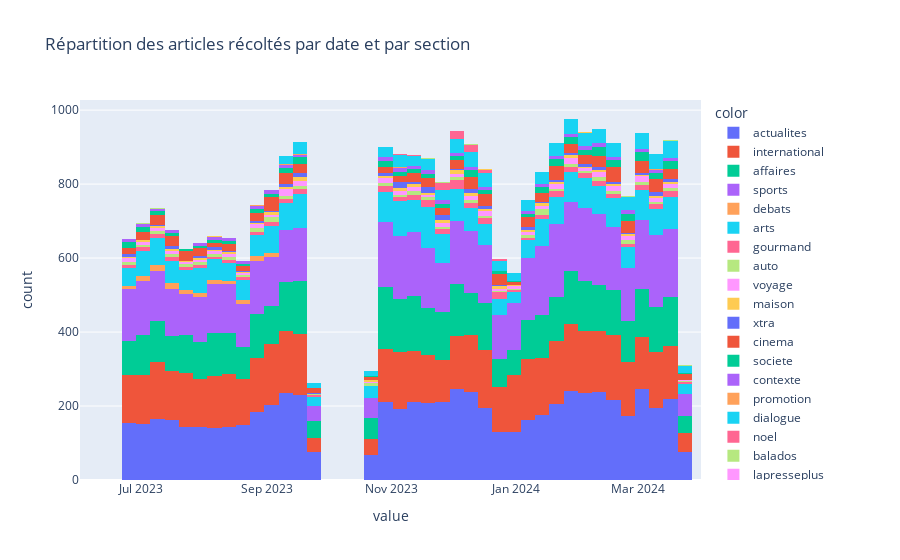

Source (notebook cell):
### Code cell
import plotly.express as px

px.histogram(df["url_date"], title="Répartition des articles récoltés par date et par section", color=df["section_1"], range_x=["2023-06-01", "2024-04-01"])

### Figure 1 — Plotly figure (JSON) as saved in the notebook; plotly's stock layout.template omitted (floating-point values rounded to 4 significant figures; data arrays with more than 128 entries replaced by an {"elided": "..."} marker saying what was removed)
{"data": [{"alignmentgroup": "True", "bingroup": "x", "hovertemplate": "color=actualites<br>value=%{x}<br>count=%{y}<extra></extra>", "legendgroup": "actualites", "marker": {"color": "#636efa", "pattern": {"shape": ""}}, "name": "actualites", "offsetgroup": "actualites", "orientation": "v", "showlegend": true, "type": "histogram", "x": {"elided": "6698 str values"}, "xaxis": "x", "yaxis": "y"}, {"alignmentgroup": "True", "bingroup": "x", "hovertemplate": "color=international<br>value=%{x}<br>count=%{y}<extra></extra>", "legendgroup": "international", "marker": {"color": "#EF553B", "pattern": {"shape": ""}}, "name": "international", "offsetgroup": "international", "orientation": "v", "showlegend": true, "type": "histogram", "x": {"elided": "5176 str values"}, "xaxis": "x", "yaxis": "y"}, {"alignmentgroup": "True", "bingroup": "x", "hovertemplate": "color=affaires<br>value=%{x}<br>count=%{y}<extra></extra>", "legendgroup": "affaires", "marker": {"color": "#00cc96", "pattern": {"shape": ""}}, "name": "affaires", "offsetgroup": "affaires", "orientation": "v", "showlegend": true, "type": "histogram", "x": {"elided": "4173 str values"}, "xaxis": "x", "yaxis": "y"}, {"alignmentgroup": "True", "bingroup": "x", "hovertemplate": "color=sports<br>value=%{x}<br>count=%{y}<extra></extra>", "legendgroup": "sports", "marker": {"color": "#ab63fa", "pattern": {"shape": ""}}, "name": "sports", "offsetgroup": "sports", "orientation": "v", "showlegend": true, "type": "histogram", "x": {"elided": "5442 str values"}, "xaxis": "x", "yaxis": "y"}, {"alignmentgroup": "True", "bingroup": "x", "hovertemplate": "color=debats<br>value=%{x}<br>count=%{y}<extra></extra>", "legendgroup": "debats", "marker": {"color": "#FFA15A", "pattern": {"shape": ""}}, "name": "debats", "offsetgroup": "debats", "orientation": "v", "showlegend": true, "type": "histogram", "x": ["2023-08-26T00:00:00", "2023-08-26T00:00:00", "2023-08-25T00:00:00", "2023-08-25T00:00:00", "2023-08-24T00:00:00", "2023-08-29T00:00:00", "2023-08-29T00:00:00", "2023-08-29T00:00:00", "2023-08-28T00:00:00", "2023-08-28T00:00:00", "2023-08-28T00:00:00", "2023-08-28T00:00:00", "2023-09-01T00:00:00", "2023-08-31T00:00:00", "2023-09-04T00:00:00", "2023-09-04T00:00:00", "2023-09-02T00:00:00", "2023-09-02T00:00:00", "2023-09-06T00:00:00", "2023-09-06T00:00:00", "2023-09-06T00:00:00", "2023-09-06T00:00:00", "2023-09-05T00:00:00", "2023-06-24T00:00:00", "2023-06-24T00:00:00", "2023-06-23T00:00:00", "2023-06-28T00:00:00", "2023-06-28T00:00:00", "2023-06-27T00:00:00", "2023-06-27T00:00:00", "2023-06-27T00:00:00", "2023-07-01T00:00:00", "2023-07-01T00:00:00", "2023-07-01T00:00:00", "2023-06-30T00:00:00", "2023-06-29T00:00:00", "2023-06-29T00:00:00", "2023-06-29T00:00:00", "2023-07-04T00:00:00", "2023-07-04T00:00:00", "2023-07-04T00:00:00", "2023-07-03T00:00:00", "2023-07-07T00:00:00", "2023-07-07T00:00:00", "2023-07-06T00:00:00", "2023-07-06T00:00:00", "2023-07-06T00:00:00", "2023-07-05T00:00:00", "2023-07-05T00:00:00", "2023-07-05T00:00:00", "2023-07-10T00:00:00", "2023-07-10T00:00:00", "2023-07-08T00:00:00", "2023-07-08T00:00:00", "2023-07-08T00:00:00", "2023-07-13T00:00:00", "2023-07-13T00:00:00", "2023-07-13T00:00:00", "2023-07-13T00:00:00", "2023-07-12T00:00:00", "2023-07-12T00:00:00", "2023-07-11T00:00:00", "2023-07-11T00:00:00", "2023-07-15T00:00:00", "2023-07-15T00:00:00", "2023-07-14T00:00:00", "2023-07-14T00:00:00", "2023-07-19T00:00:00", "2023-07-19T00:00:00", "2023-07-18T00:00:00", "2023-07-18T00:00:00", "2023-07-17T00:00:00", "2023-07-17T00:00:00", "2023-07-17T00:00:00", "2023-07-22T00:00:00", "2023-07-22T00:00:00", "2023-07-22T00:00:00", "2023-07-21T00:00:00", "2023-07-21T00:00:00", "2023-07-20T00:00:00", "2023-07-20T00:00:00", "2023-07-20T00:00:00", "2023-07-26T00:00:00", "2023-07-26T00:00:00", "2023-07-25T00:00:00", "2023-07-25T00:00:00", "2023-07-29T00:00:00", "2023-07-29T00:00:00", "2023-07-28T00:00:00", "2023-07-28T00:00:00", "2023-07-28T00:00:00", "2023-07-27T00:00:00", "2023-08-01T00:00:00", "2023-08-01T00:00:00", "2023-07-31T00:00:00", "2023-08-04T00:00:00", "2023-08-04T00:00:00", "2023-08-04T00:00:00", "2023-08-03T00:00:00", "2023-08-02T00:00:00", "2023-08-07T00:00:00", "2023-08-05T00:00:00", "2023-08-05T00:00:00", "2023-08-10T00:00:00", "2023-08-09T00:00:00", "2023-08-08T00:00:00", "2023-08-08T00:00:00", "2023-08-12T00:00:00", "2023-08-12T00:00:00", "2023-08-11T00:00:00", "2023-08-11T00:00:00", "2023-08-16T00:00:00", "2023-08-15T00:00:00", "2023-08-14T00:00:00", "2023-08-15T00:00:00", "2023-08-19T00:00:00", "2023-08-19T00:00:00", "2023-08-19T00:00:00", "2023-08-18T00:00:00", "2023-08-18T00:00:00", "2023-08-18T00:00:00", "2023-08-17T00:00:00", "2023-08-22T00:00:00", "2023-08-22T00:00:00", "2023-08-21T00:00:00", "2023-08-21T00:00:00"], "xaxis": "x", "yaxis": "y"}, {"alignmentgroup": "True", "bingroup": "x", "hovertemplate": "color=arts<br>value=%{x}<br>count=%{y}<extra></extra>", "legendgroup": "arts", "marker": {"color": "#19d3f3", "pattern": {"shape": ""}}, "name": "arts", "offsetgroup": "arts", "orientation": "v", "showlegend": true, "type": "histogram", "x": {"elided": "2447 str values"}, "xaxis": "x", "yaxis": "y"}, {"alignmentgroup": "True", "bingroup": "x", "hovertemplate": "color=gourmand<br>value=%{x}<br>count=%{y}<extra></extra>", "legendgroup": "gourmand", "marker": {"color": "#FF6692", "pattern": {"shape": ""}}, "name": "gourmand", "offsetgroup": "gourmand", "orientation": "v", "showlegend": true, "type": "histogram", "x": {"elided": "417 str values"}, "xaxis": "x", "yaxis": "y"}, {"alignmentgroup": "True", "bingroup": "x", "hovertemplate": "color=auto<br>value=%{x}<br>count=%{y}<extra></extra>", "legendgroup": "auto", "marker": {"color": "#B6E880", "pattern": {"shape": ""}}, "name": "auto", "offsetgroup": "auto", "orientation": "v", "showlegend": true, "type": "histogram", "x": {"elided": "276 str values"}, "xaxis": "x", "yaxis": "y"}, {"alignmentgroup": "True", "bingroup": "x", "hovertemplate": "color=voyage<br>value=%{x}<br>count=%{y}<extra></extra>", "legendgroup": "voyage", "marker": {"color": "#FF97FF", "pattern": {"shape": ""}}, "name": "voyage", "offsetgroup": "voyage", "orientation": "v", "showlegend": true, "type": "histogram", "x": {"elided": "354 str values"}, "xaxis": "x", "yaxis": "y"}, {"alignmentgroup": "True", "bingroup": "x", "hovertemplate": "color=maison<br>value=%{x}<br>count=%{y}<extra></extra>", "legendgroup": "maison", "marker": {"color": "#FECB52", "pattern": {"shape": ""}}, "name": "maison", "offsetgroup": "maison", "orientation": "v", "showlegend": true, "type": "histogram", "x": {"elided": "198 str values"}, "xaxis": "x", "yaxis": "y"}, {"alignmentgroup": "True", "bingroup": "x", "hovertemplate": "color=xtra<br>value=%{x}<br>count=%{y}<extra></extra>", "legendgroup": "xtra", "marker": {"color": "#636efa", "pattern": {"shape": ""}}, "name": "xtra", "offsetgroup": "xtra", "orientation": "v", "showlegend": true, "type": "histogram", "x": {"elided": "224 str values"}, "xaxis": "x", "yaxis": "y"}, {"alignmentgroup": "True", "bingroup": "x", "hovertemplate": "color=cinema<br>value=%{x}<br>count=%{y}<extra></extra>", "legendgroup": "cinema", "marker": {"color": "#EF553B", "pattern": {"shape": ""}}, "name": "cinema", "offsetgroup": "cinema", "orientation": "v", "showlegend": true, "type": "histogram", "x": {"elided": "893 str values"}, "xaxis": "x", "yaxis": "y"}, {"alignmentgroup": "True", "bingroup": "x", "hovertemplate": "color=societe<br>value=%{x}<br>count=%{y}<extra></extra>", "legendgroup": "societe", "marker": {"color": "#00cc96", "pattern": {"shape": ""}}, "name": "societe", "offsetgroup": "societe", "orientation": "v", "showlegend": true, "type": "histogram", "x": {"elided": "452 str values"}, "xaxis": "x", "yaxis": "y"}, {"alignmentgroup": "True", "bingroup": "x", "hovertemplate": "color=contexte<br>value=%{x}<br>count=%{y}<extra></extra>", "legendgroup": "contexte", "marker": {"color": "#ab63fa", "pattern": {"shape": ""}}, "name": "contexte", "offsetgroup": "contexte", "orientation": "v", "showlegend": true, "type": "histogram", "x": {"elided": "278 str values"}, "xaxis": "x", "yaxis": "y"}, {"alignmentgroup": "True", "bingroup": "x", "hovertemplate": "color=promotion<br>value=%{x}<br>count=%{y}<extra></extra>", "legendgroup": "promotion", "marker": {"color": "#FFA15A", "pattern": {"shape": ""}}, "name": "promotion", "offsetgroup": "promotion", "orientation": "v", "showlegend": true, "type": "histogram", "x": ["2023-08-30T00:00:00", "2023-09-07T00:00:00", "2023-09-08T00:00:00", "2023-09-19T00:00:00", "2023-09-19T00:00:00", "2024-01-18T00:00:00", "2024-02-08T00:00:00", "2023-11-02T00:00:00", "2023-11-06T00:00:00", "2023-11-16T00:00:00", "2024-03-11T00:00:00", "2023-12-14T00:00:00", "2023-12-19T00:00:00", "2023-08-21T00:00:00"], "xaxis": "x", "yaxis": "y"}, {"alignmentgroup": "True", "bingroup": "x", "hovertemplate": "color=dialogue<br>value=%{x}<br>count=%{y}<extra></extra>", "legendgroup": "dialogue", "marker": {"color": "#19d3f3", "pattern": {"shape": ""}}, "name": "dialogue", "offsetgroup": "dialogue", "orientation": "v", "showlegend": true, "type": "histogram", "x": {"elided": "820 str values"}, "xaxis": "x", "yaxis": "y"}, {"alignmentgroup": "True", "bingroup": "x", "hovertemplate": "color=noel<br>value=%{x}<br>count=%{y}<extra></extra>", "legendgroup": "noel", "marker": {"color": "#FF6692", "pattern": {"shape": ""}}, "name": "noel", "offsetgroup": "noel", "orientation": "v", "showlegend": true, "type": "histogram", "x": ["2023-12-24T00:00:00", "2023-12-10T00:00:00", "2023-10-31T00:00:00", "2023-11-02T00:00:00", "2023-11-14T00:00:00", "2023-11-26T00:00:00", "2023-11-25T00:00:00", "2023-11-26T00:00:00", "2023-11-29T00:00:00", "2023-11-26T00:00:00", "2023-11-28T00:00:00", "2023-11-28T00:00:00", "2023-11-26T00:00:00", "2023-11-26T00:00:00", "2023-12-02T00:00:00", "2023-11-26T00:00:00", "2023-12-01T00:00:00", "2023-11-26T00:00:00", "2023-11-26T00:00:00", "2023-11-26T00:00:00", "2023-12-05T00:00:00", "2023-11-26T00:00:00", "2023-12-04T00:00:00", "2023-11-26T00:00:00", "2023-12-03T00:00:00", "2023-11-26T00:00:00", "2023-12-08T00:00:00", "2023-12-08T00:00:00", "2023-12-03T00:00:00", "2023-12-08T00:00:00", "2023-12-08T00:00:00", "2023-11-26T00:00:00", "2023-12-07T00:00:00", "2023-11-26T00:00:00", "2023-12-06T00:00:00", "2023-11-26T00:00:00", "2023-12-11T00:00:00", "2023-12-03T00:00:00", "2023-12-11T00:00:00", "2023-12-03T00:00:00", "2023-12-10T00:00:00", "2023-12-03T00:00:00", "2023-12-03T00:00:00", "2023-12-09T00:00:00", "2023-12-03T00:00:00", "2023-12-14T00:00:00", "2023-12-03T00:00:00", "2023-12-03T00:00:00", "2023-12-13T00:00:00", "2023-12-03T00:00:00", "2023-12-03T00:00:00", "2023-12-03T00:00:00", "2023-12-12T00:00:00", "2023-12-03T00:00:00", "2023-12-17T00:00:00", "2023-12-10T00:00:00", "2023-12-16T00:00:00", "2023-12-03T00:00:00", "2023-12-03T00:00:00", "2023-12-15T00:00:00", "2023-12-03T00:00:00", "2023-12-03T00:00:00", "2023-12-20T00:00:00", "2023-12-10T00:00:00", "2023-12-10T00:00:00", "2023-12-19T00:00:00", "2023-12-10T00:00:00", "2023-12-18T00:00:00", "2023-12-10T00:00:00", "2023-12-18T00:00:00", "2023-12-10T00:00:00", "2023-12-23T00:00:00", "2023-12-23T00:00:00", "2023-12-10T00:00:00", "2023-12-22T00:00:00", "2023-12-10T00:00:00", "2023-12-21T00:00:00", "2023-12-10T00:00:00"], "xaxis": "x", "yaxis": "y"}, {"alignmentgroup": "True", "bingroup": "x", "hovertemplate": "color=balados<br>value=%{x}<br>count=%{y}<extra></extra>", "legendgroup": "balados", "marker": {"color": "#B6E880", "pattern": {"shape": ""}}, "name": "balados", "offsetgroup": "balados", "orientation": "v", "showlegend": true, "type": "histogram", "x": ["2023-06-26T00:00:00", "2023-07-03T00:00:00", "2023-07-10T00:00:00", "2023-11-14T00:00:00", "2023-11-21T00:00:00", "2024-02-28T00:00:00", "2024-03-07T00:00:00", "2024-02-28T00:00:00", "2024-03-14T00:00:00", "2024-03-21T00:00:00", "2023-11-27T00:00:00", "2023-12-04T00:00:00", "2023-12-12T00:00:00", "2023-12-19T00:00:00"], "xaxis": "x", "yaxis": "y"}, {"alignmentgroup": "True", "bingroup": "x", "hovertemplate": "color=lapresseplus<br>value=%{x}<br>count=%{y}<extra></extra>", "legendgroup": "lapresseplus", "marker": {"color": "#FF97FF", "pattern": {"shape": ""}}, "name": "lapresseplus", "offsetgroup": "lapresseplus", "orientation": "v", "showlegend": true, "type": "histogram", "x": ["2024-01-27T00:00:00"], "xaxis": "x", "yaxis": "y"}, {"alignmentgroup": "True", "bingroup": "x", "hovertemplate": "color=communaute-la-presse<br>value=%{x}<br>count=%{y}<extra></extra>", "legendgroup": "communaute-la-presse", "marker": {"color": "#FECB52", "pattern": {"shape": ""}}, "name": "communaute-la-presse", "offsetgroup": "communaute-la-presse", "orientation": "v", "showlegend": true, "type": "histogram", "x": ["2024-02-02T00:00:00", "2023-11-27T00:00:00", "2023-12-08T00:00:00", "2023-12-14T00:00:00", "2023-12-14T00:00:00", "2023-08-09T00:00:00", "2023-08-09T00:00:00"], "xaxis": "x", "yaxis": "y"}, {"alignmentgroup": "True", "bingroup": "x", "hovertemplate": "color=renseignements<br>value=%{x}<br>count=%{y}<extra></extra>", "legendgroup": "renseignements", "marker": {"color": "#636efa", "pattern": {"shape": ""}}, "name": "renseignements", "offsetgroup": "renseignements", "orientation": "v", "showlegend": true, "type": "histogram", "x": ["2023-11-16T00:00:00", "2023-08-02T00:00:00"], "xaxis": "x", "yaxis": "y"}], "layout": {"barmode": "relative", "legend": {"title": {"text": "color"}, "tracegroupgap": 0}, "title": {"text": "Répartition des articles récoltés par date et par section"}, "xaxis": {"anchor": "y", "domain": [0, 1], "range": ["2023-06-01", "2024-04-01"], "title": {"text": "value"}}, "yaxis": {"anchor": "x", "domain": [0, 1], "title": {"text": "count"}}}}
